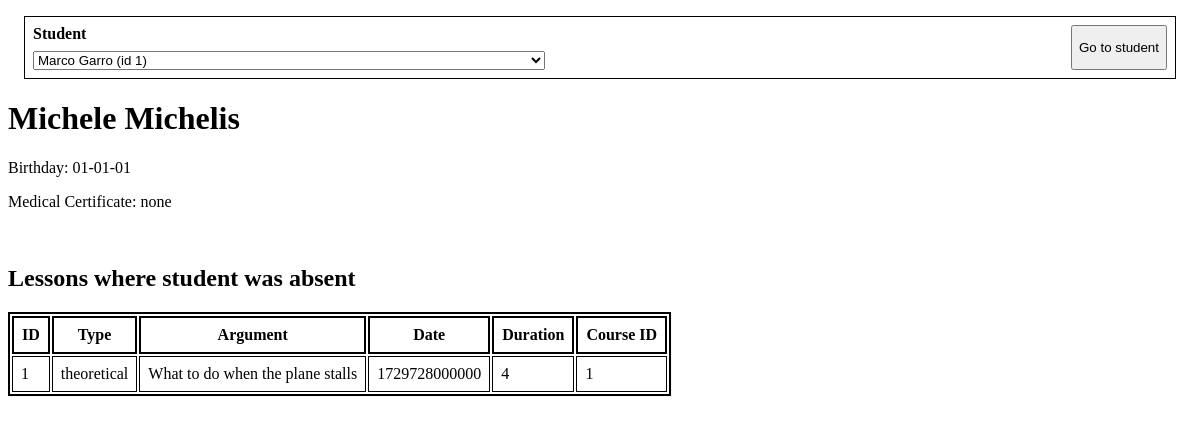
The page /pilot.php?id=2 on the database its author committed.
### tables this page shows
CREATE TABLE studentPilot(
    id INTEGER PRIMARY KEY AUTOINCREMENT,
    name TEXT,
    surname TEXT,
    birthDate DATE,
    medicalCertificate TEXT
);

CREATE TABLE lessonStudentsAbsences(
    studentPilot INTEGER,
    lesson INTEGER,
    FOREIGN KEY (studentPilot) REFERENCES studentPilot(id),
    FOREIGN KEY (lesson) REFERENCES lessons(id)
);

CREATE TABLE lessons(
    id INTEGER PRIMARY KEY AUTOINCREMENT,
    type TEXT,
    duration INTEGER,
    argument TEXT,
    date DATE,
    course INTEGER,
    FOREIGN KEY (course) REFERENCES courses(id)
);

### Dao/PilotsDAO.php (called while the page is built, shortened)
<?php
include_once ("./Classes/Pilot.php");
class PilotsDAO extends GenericDAO {
  public static function readAbsencesByPilot(Pilot $pilot): array {
    include_once ("./Classes/Lesson.php");
    $result = GenericDAO::$pdo->query("SELECT studentPilot.*, lessons.*, lessonStudentsAbsences.*
                                                FROM studentPilot, lessons, lessonStudentsAbsences
                                                WHERE studentPilot.id = lessonStudentsAbsences.studentPilot
                                                    AND lessons.id = lessonStudentsAbsences.lesson
                                                    AND studentPilot.id = ".$pilot->getId().";");
    $rows = $result->fetchAll(PDO::FETCH_ASSOC);
    $lessonAbsent = array();
    foreach ($rows as $row) {
      $lessonAbsent[] = new Lesson(
         $row["id"], $row["type"], $row["argument"], $row["date"], $row["course"], $row["duration"]
      );
    }
    return $lessonAbsent;
  }
  public static function read(int $id): ?object {
    $result = GenericDAO::$pdo->query("SELECT * FROM studentPilot WHERE id = $id", PDO::FETCH_NAMED)->fetch();
    if($result) {
      return new Pilot(
         $result["id"],
         $result["name"],
         $result["surname"],
         $result["birthDate"],
         $result["medicalCertificate"]
      );
    }
    return null;
  }
  public static function readAll(): ?array {
    $result = GenericDAO::$pdo->query("SELECT * FROM studentPilot;");
    $rows = $result->fetchAll(PDO::FETCH_ASSOC);
    $pilots = array();
    foreach ($rows as $row) {
      $pilots[] = new Pilot(
         $row["id"],
         $row["name"],
         $row["surname"],
         $row["birthDate"],
         $row["medicalCertificate"]
      );
    }
    return $pilots;
  }
}

### Classes/Pilot.php (the view, shortened to what this page needs)
<?php
class Pilot {
  private $id;
  private $name;
  private $surname;
  private $birthDate;
  private $medicalCertificate;
  public function __construct($id, $name, $surname, $birthDate, $medicalCertificate)
  {
    $this->id = $id;
    $this->name = $name;
    $this->surname = $surname;
    $this->birthDate = $birthDate;
    $this->medicalCertificate = $medicalCertificate;
  }
  public function getId() {
    return $this->id;
  }
  public function getName() {
    return $this->name;
  }
  public function getSurname() {
    return $this->surname;
  }
  public function getBirthDate() {
    return $this->birthDate;
  }
  public function getMedicalCertificate() {
    return $this->medicalCertificate;
  }
  public function toOption(): string {
    return <<< HTML
<option value="$this->id">
    $this->name $this->surname (id $this->id)
</option>
HTML;
  }
}

### pilot.php (shortened to what this page needs)
<!DOCTYPE html>
<?php
include_once ("./Dao/PilotsDAO.php");
include_once ("./Classes/Pilot.php");
include_once ("./Classes/Lesson.php");
$allPilots = array();
try {
  $allPilots = PilotsDAO::readAll();
} catch (Exception $e) {
  $error = $e->getMessage();
}
?>
<html lang="en">
  <head>
      <link rel="stylesheet" type="text/css" href="index.css" />
  </head>
  <body>
    <form action="/pilot.php" method="get">
        <label>
            Student
            <select id="id" name="id">
                <?php
                foreach($allPilots as $pilot){
                    echo $pilot->toOption();
                }
                ?>
            </select>
        </label>
        <button type="submit">
            Go to student
        </button>
    </form>
<?php
if($_SERVER["REQUEST_METHOD"] == "GET"){
    if(isset($_GET["id"]) && $_GET["id"] != null) {
      try {
        $pilot = PilotsDAO::read($_GET["id"]);
        $absences = PilotsDAO::readAbsencesByPilot($pilot);
        $htmlAbsences = "";
        foreach($absences as $ab){
          $htmlAbsences = $htmlAbsences . $ab->toRow();
        }
        $pilotName = $pilot->getName() . " " . $pilot->getSurname();
        $pilotBday = $pilot->getBirthDate();
        $pilotCert = $pilot->getMedicalCertificate();
        echo <<< HTML
    <h1>$pilotName</h1>
    <p>Birthday: $pilotBday</p>
    <p>Medical Certificate: $pilotCert</p>
    <br>
    <h2>Lessons where student was absent</h2>
    <table>
        <thead><tr>
            <th>ID</th>
            <th>Type</th>
            <th>Argument</th>
            <th>Date</th>
            <th>Duration</th>
            <th>Course ID</th>
        </tr></thead>
        <tbody>
            $htmlAbsences
        </tbody>
    </table>
HTML;
      } catch (Exception $e) {
        echo $e->getMessage();
      }
    } else {
        echo <<< HTML
<h1>Select a pilot to view all lessons where they were absent</h1>
HTML;
    }
}
?>
  </body>
</html>

### Classes/Lesson.php (shortened to what this page needs)
<?php
class Lesson {
  private $id;
  private $type;
  private $argument;
  private $date;
  private $course;
  private $duration;
  public function __construct($id, $type, $argument, $date, $course, $duration) {
    $this->id = $id;
    $this->type = $type;
    $this->argument = $argument;
    $this->date = $date;
    $this->course = $course;
    $this->duration = $duration;
  }
  public function toRow(): string {
    return <<< HTML
<tr>
    <td>$this->id</td>
    <td>$this->type</td>
    <td>$this->argument</td>
    <td>$this->date</td>
    <td>$this->duration</td>
    <td>$this->course</td>
</tr>
HTML;
  }
}

### index.css (style rules this page uses)
body { color: black; }
td, th { border: black 1px solid; padding: 0.5rem; }
table, th { border: black 2px solid; }
table { box-shadow: 1px 1px #0000000a; }
form { border: black 1px solid; margin: 1rem; padding: 0.5rem; display: flex; justify-content: space-between; }
form label { display: flex; flex-flow: column; gap: 0.5rem; font-weight: bold; }
form label select { width: 32rem; }

### rows shown on the page
studentpilot: pilotName "Michele Michelis", birthDate "01-01-01", medicalCertificate "none"
lessonstudentsabsences: lesson "1", lesson.type "theoretical", lesson.argument "What to do when the plane stalls", lesson.date "1729728000000", lesson.duration "4", lesson.course "1"

### other values the page prints
form field id "Marco Garro (id 1)"
